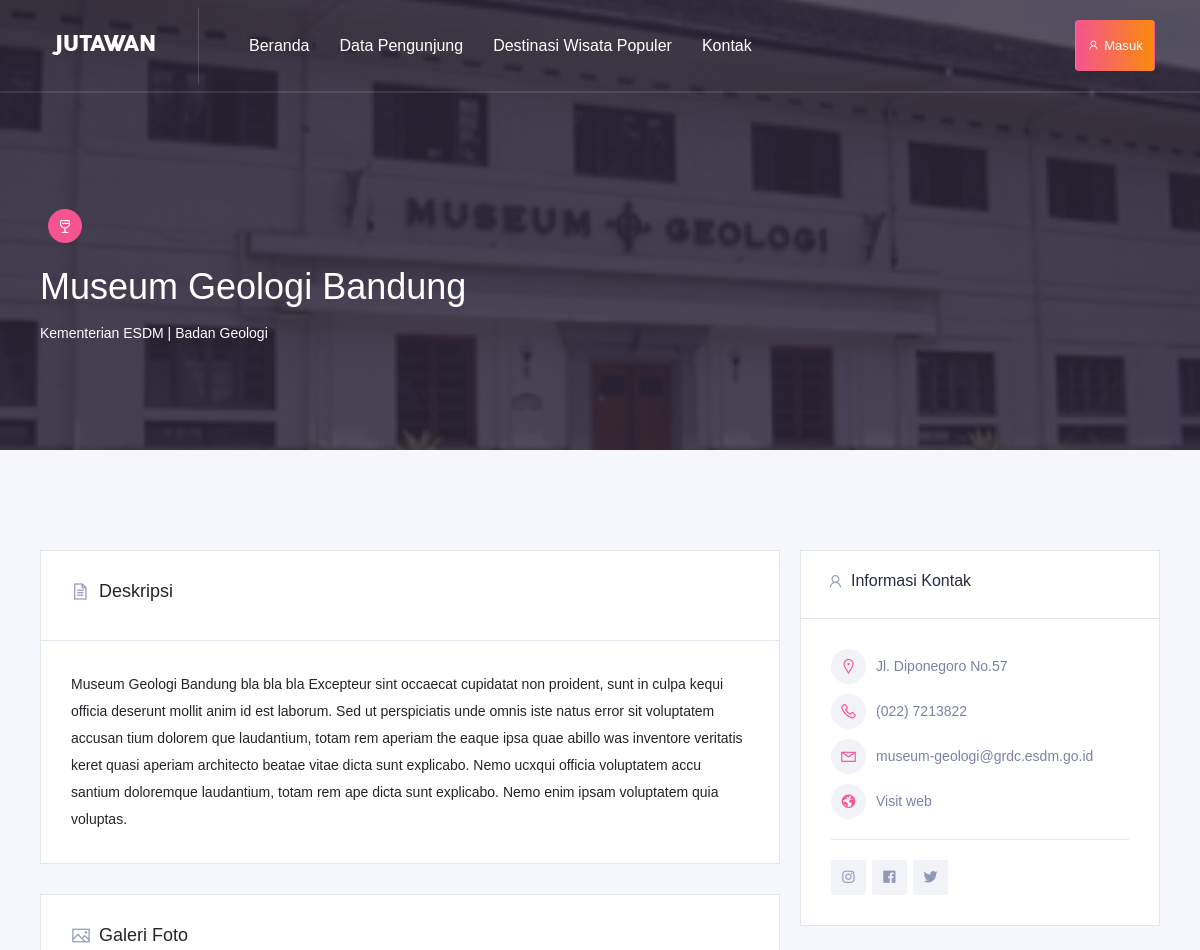
The page /listing/detail/1 (upper part) on the database as committed earlier.
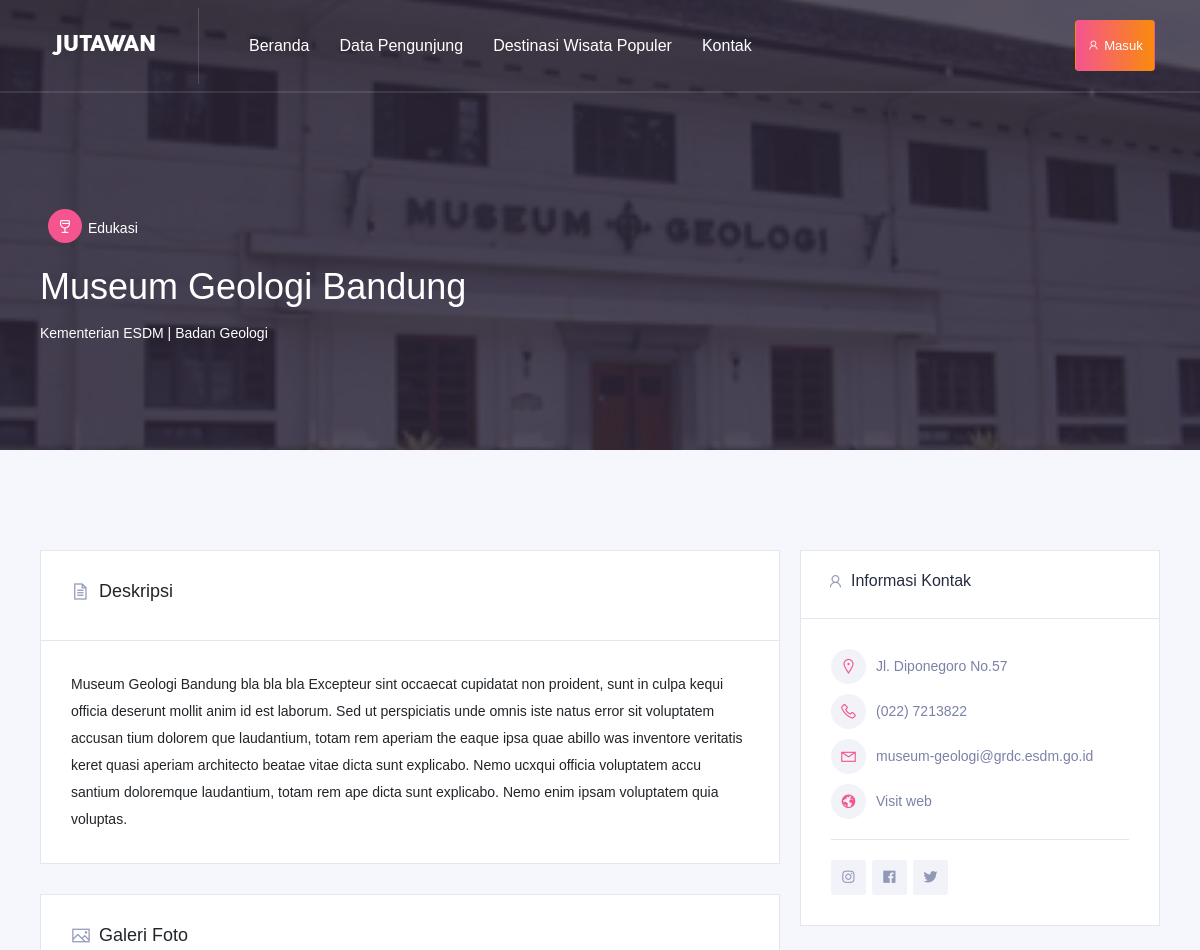
The same page on the database as committed later.
### tables this page shows
CREATE TABLE `lokasi` (
  `id` int(11) NOT NULL,
  `nama_lks` varchar(128) NOT NULL,
  `kategori` int(11) NOT NULL,
  `deskripsi` text NOT NULL,
  `tagline` varchar(128) NOT NULL,
  `tiket` int(11) NOT NULL,
  `ket` varchar(512) NOT NULL,
  `alamat` varchar(128) NOT NULL,
  `no_tlp` varchar(128) NOT NULL,
  `email` varchar(128) NOT NULL,
  `website` varchar(128) NOT NULL,
  `sosmed` int(11) NOT NULL,
  `oprational` varchar(128) NOT NULL,
  `photo` varchar(128) NOT NULL,
  `video` varchar(128) NOT NULL,
  `iduser` int(11) NOT NULL
);

CREATE TABLE `kategori` (
  `id` int(11) NOT NULL,
  `name` varchar(128) NOT NULL,
  `icon` varchar(128) NOT NULL,
  `is_active` int(11) NOT NULL
);

### application/controllers/Listing.php (called while the page is built, shortened)
<?php
class Listing extends CI_Controller
{
    public function __construct()
    {
        $this->load->model('home_model');
    }
    public function detail($id)
	{
		$data['title'] = 'Detil Tempat';
		$data['list'] = $this->home_model->getListById($id);
		$data['oprational'] = $this->home_model->oprational($id);
		$this->load->view('templates/home/header', $data);
		$this->load->view('templates/home/header_detil', $data);
		$this->load->view('home/detail', $data);
		$this->load->view('templates/home/footer', $data);
	}
}

### index.php (called while the page is built, shortened)
<?php
require_once BASEPATH.'core/CodeIgniter.php';

### application/models/Home_model.php (called while the page is built, shortened)
<?php
class Home_model extends CI_Model
{
    public function getListById($id)
    {
        return $this->db->query("SELECT * FROM lokasi JOIN sosmed ON sosmed.id = lokasi.sosmed JOIN kategori ON kategori.id = lokasi.kategori WHERE lokasi.id = $id")->row_array();
    }
}

### application/views/home/detail.php (the view, shortened to what this page needs)
    <div class="listing-info content_above">
        <div class="container">
            <div class="row">
                <div class="col-lg-8 col-md-7">
                    <ul class="list-unstyled listing-info--meta">
                        <li>
                            <div class="atbd_listing_category">
                                <a href=""><span class="la la-glass"></span><?= $list['name']; ?></a>
                            </div>
                        </li>
                    </ul>
                    <h1><?= $list['nama_lks']; ?></h1>
                    <p class="subtitle"><?= $list['tagline']; ?></p>
                </div>
            </div>
        </div>
    </div>
</section>
<section class="directory_listiing_detail_area single_area section-bg section-padding-strict">
    <div class="container">
        <div class="row">
            <div class="col-lg-8">
                <div class="atbd_content_module atbd_listing_details">
                    <div class="atbd_content_module__tittle_area">
                        <div class="atbd_area_title">
                            <h4><span class="la la-file-text-o"></span>Deskripsi</h4>
                        </div>
                    </div>
                    <div class="atbdb_content_module_contents">
                        <p><?= $list['deskripsi']; ?></p>
                    </div>
                </div>
                <div class="atbd_content_module atbd_listing_gallery">
                    <div class="atbd_content_module__tittle_area">
                        <div class="atbd_area_title">
                            <h4><span class="la la-image"></span>Galeri Foto</h4>
                        </div>
                    </div>
                </div>
            </div>
            <div class="col-lg-4 mt-5 mt-lg-0">
            <div class="widget atbd_widget widget-card">
                    <div class="atbd_widget_title">
                        <h4><span class="la la-user"></span>Informasi Kontak</h4>
                    </div>
                    <div class="widget-body atbd_author_info_widget">
                        <div class="atbd_widget_contact_info">
                            <ul>
                                <li>
                                    <span class="la la-map-marker"></span>
                                    <span class="atbd_info"><?= $list['alamat']; ?></span>
                                </li>
                                <li>
                                    <span class="la la-phone"></span>
                                    <span class="atbd_info"><?= $list['no_tlp']; ?></span>
                                </li>
                                <li>
                                    <span class="la la-envelope"></span>
                                    <span class="atbd_info"><?= $list['email']; ?></span>
                                </li>
                                <li>
                                    <span class="la la-globe"></span>
                                    <a href="<?= $list['website']; ?>" class="atbd_info">Visit web</a>
                                </li>
                            </ul>
                        </div>
                        <div class="atbd_social_wrap">
                            <p><a href="<?= $list['instagram']; ?>"><span class="fab fa-instagram"></span></a></p>
                            <p><a href="<?= $list['facebook']; ?>"><span class="fab fa-facebook-f"></span></a></p>
                            <p><a href="<?= $list['twitter']; ?>"><span class="fab fa-twitter"></span></a></p>
                        </div>
                    </div>
                </div>
            </div>
        </div>
    </div>
</section>

Rows that differ between the two databases and show on the page:
changed lokasi "Museum Geologi Bandung": kategori.name (not shown) → "Edukasi"
